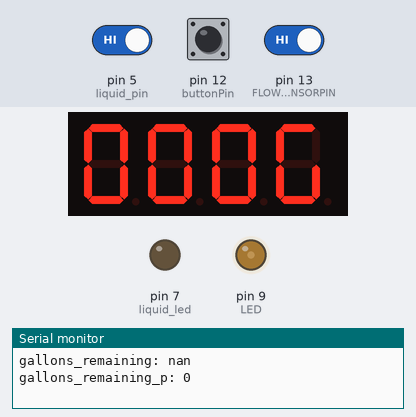
Bench run of a sketch on a simulated Arduino Uno, built with avr-gcc and run on an emulated ATmega328P. Shown: 4-digit seven-segment display, output pins drawn as LEDs (lit = HIGH), the last lines printed to the serial monitor. Inputs (shaded band) come from the test bench; at power-on: pin 12 (buttonPin) HIGH, pin 5 (liquid_pin) HIGH, pin 13 (FLOWSENSORPIN) HIGH. EEPROM starts erased.

Above: at 1.6 s.
1.7 s: pin 12 (buttonPin) pulled LOW for 3.2 s
At 2.4 s:
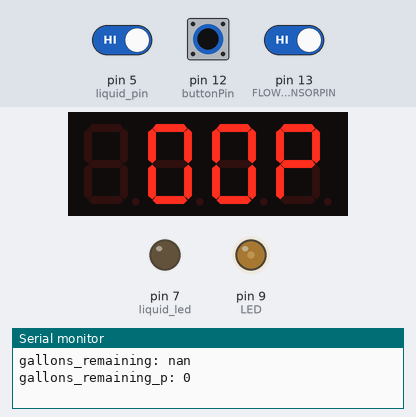
6.4 s: pin 5 (liquid_pin) driven LOW
At 7.6 s:
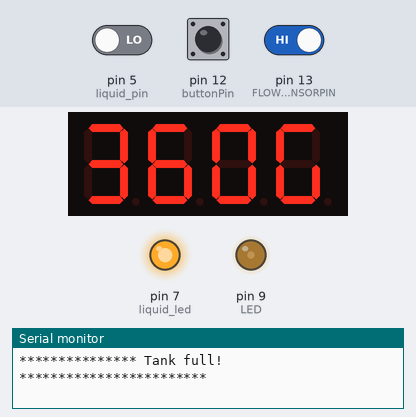
7.9 s: pin 12 (buttonPin) pulled LOW for 0.15 s
At 8.3 s:
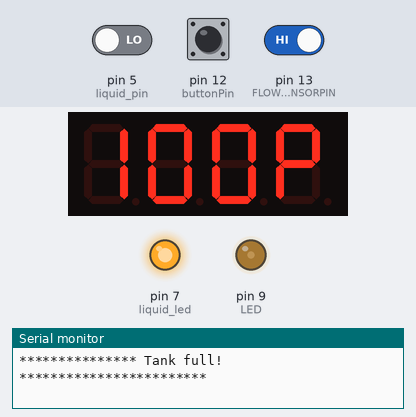
9.5 s: pin 12 (buttonPin) pulled LOW for 1 s
At 10.8 s:
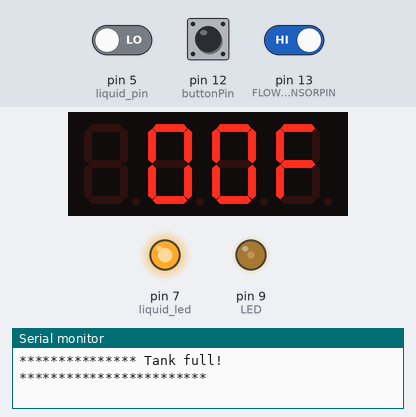
12.0 s: pin 12 (buttonPin) pulled LOW for 0.15 s
At 12.7 s:
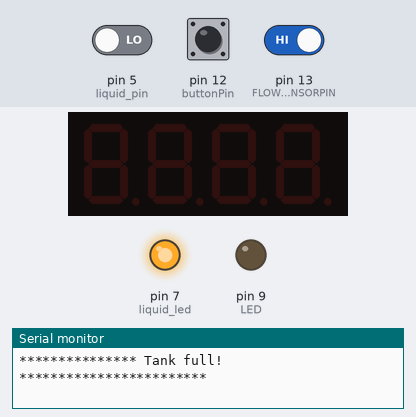
13.6 s: pin 5 (liquid_pin) driven HIGH
At 14.3 s:
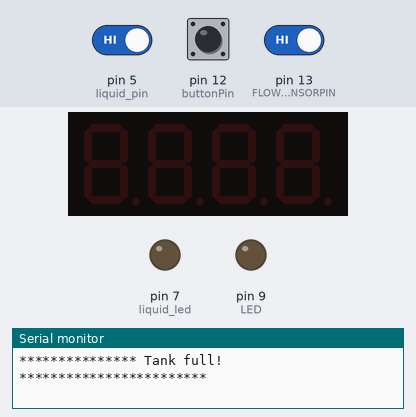
Timing chart, 0 to 16.1 s (numbered marks = the images above; inputs shaded):
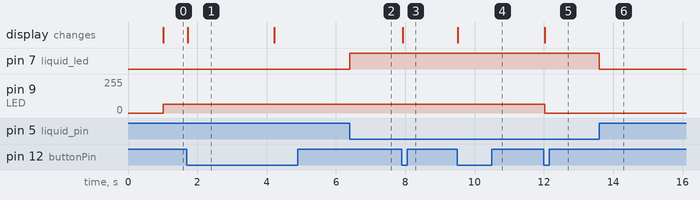

Measured:
- after the input at 1.7 s, the display: changes at once (image 1)
- after the input at 6.4 s, pin 7 (liquid_led): LOW → HIGH at once
- after the input at 7.9 s, the display: changes at once (image 3)
- after the input at 9.5 s, the display: changes at once (image 4)
- after the input at 12.0 s, pin 9 (LED): 64/255 → 0/255 at once; the display: changes at once (image 5)
- after the input at 13.6 s, pin 7 (liquid_led): HIGH → LOW at once
- what the display in image 1 shows lasts 2.5 s, from 1.7 s to 4.2 s

The sketch:

Tank_Level.ino
```cpp
#include <TM1637Display.h>
#include <EEPROM.h>
#include <Arduino.h>
#include <TM1637Display.h>

// USER SET PARAMETERS
float calibration = .8; // set this to calibrate: actual flow = measured flow * calibration
float tank_capacity = 36.0; // capacity of the water tank in gallons
int button_brightness = 64; // how bright the button LED is, 0-255
int displayBrightness = 7; // how bright the display is, 0-7

// timer variables:
long hack;
long hack_button;
long hack_display;
long hack_debug;
long hack_flow;
long hack_full;
long hack_stored;

// liquid sensor
int liquid_pin = 5;  // green wire; red is +, blue is -
int liquidState = 0;
int liquid_led = 7;  // the pin of the indicator LED; turns on when it's full

// button variables
int buttonPin = 12;
int buttonValue;
int display_type = 1; // 0 = blank, 1 = gallons remaining, 2 = flow rate
int LED = 9; // for the light in the button
int brightness;
bool display_on;
bool button_pressed;

/// *** from adafruit's basic script for flowmeter, each pulse is ~ 2.25 milliliters *** ///
#define FLOWSENSORPIN   13     // paddlewheel pin
volatile uint16_t pulses = 0;
volatile uint8_t lastflowpinstate;
volatile uint32_t lastflowratetimer = 0;
volatile float flowrate;
float pulse_old = 0;
float pulse_new = 0;
float flow;
float gallons_remaining = tank_capacity;
int gallons_remaining_p = 100;
SIGNAL(TIMER0_COMPA_vect) {
  uint8_t x = digitalRead(FLOWSENSORPIN);
  if (x == lastflowpinstate) {
    lastflowratetimer++;
    return;
  }
  if (x == HIGH) {
    pulses++;
  }
  lastflowpinstate = x;
  flowrate = 1000.0;
  flowrate /= lastflowratetimer;
  lastflowratetimer = 0;
}
void useInterrupt(boolean v) {
  if (v) {
    OCR0A = 0xAF;
    TIMSK0 |= _BV(OCIE0A);
  } else {
    TIMSK0 &= ~_BV(OCIE0A);
  }
}
/// *** end adafruit's flow sensor script *** ///

// 7 segment display variables:
#define CLK 2
#define DIO 3
TM1637Display display(CLK, DIO);
uint8_t data[] = { 0xff, 0xff, 0xff, 0xff };
uint8_t d = SEG_B | SEG_C | SEG_D | SEG_E | SEG_G;
uint8_t F = SEG_A | SEG_E | SEG_F | SEG_G;
uint8_t G = SEG_A | SEG_C | SEG_D | SEG_E | SEG_F;
uint8_t P = SEG_A | SEG_B | SEG_E | SEG_F | SEG_G;
uint8_t r = SEG_E | SEG_G;
int one;
int two;
int three;
uint8_t four;

// eePROM variables:
int eeAddress = 0;
boolean stored = true;
boolean firstrun = true;

void setup() {

   // Set up Serial for debugging purposes
   Serial.begin(9600);

   // read from the eeProm
   EEPROM.get(eeAddress, gallons_remaining);
   gallons_remaining_p = ((gallons_remaining / tank_capacity) * 100) + .5;
   Serial.println("********** Initial read from eeProm ************** ");
   Serial.print("gallons_remaining: "); Serial.println(gallons_remaining);
   Serial.print("gallons_remaining_p: "); Serial.println(gallons_remaining_p);

   // for the display
   display.clear();
   display.setBrightness(displayBrightness);
   display_on = true;

   // for the flow sensor
   pinMode(FLOWSENSORPIN, INPUT);
   digitalWrite(FLOWSENSORPIN, HIGH);
   lastflowpinstate = digitalRead(FLOWSENSORPIN);
   useInterrupt(true);

   // for the button
   pinMode(buttonPin, INPUT_PULLUP);
   pinMode(LED, OUTPUT);

   // for the liquid level sensor
   pinMode(liquid_led, OUTPUT);
   pinMode(liquid_pin, INPUT);
}

void loop()
{

  // establish the current hack (in milliseconds from script initiation)
  hack = millis();

  // ************************ LIQUID LEVEL SENSOR ************************ //
  liquidState = digitalRead(liquid_pin);

  // if it's HIGH, it's dry
  if (liquidState == LOW) {
    digitalWrite(liquid_led, HIGH);
  }
  else {
    digitalWrite(liquid_led, LOW);
  }
  // ************************ END LIQUID LEVEL SENSOR ************************ //

  // ************************ FLOW SENSOR ************************ //
  pulse_new = pulses * calibration;

  // if the new pulses are different than the previous, and it's been more than a second since the last update
  if (pulse_new > pulse_old && hack - hack_flow > 1000) {
    hack_flow = hack;
    hack_button = hack;
    display_on = true;
    stored = false;

    // how much has flowed since the last run (1 pulse = 2.25 ml)
    flow = (pulse_new - pulse_old) * .000594 ; // flow = how many gallons have flowed since last run (in gal/1 sec) pulse
    gallons_remaining = gallons_remaining - flow;
    if (gallons_remaining < 0) {
      gallons_remaining = 0;
    }
    gallons_remaining_p = ((gallons_remaining / tank_capacity) * 100) + .5;
    pulse_old = pulse_new;
  }
  // ************************ END FLOW SENSOR ************************ //

  // ************************ BUTTON ************************ //
  buttonValue = digitalRead(buttonPin);

  // if it's low, button is pressed
  if (buttonValue == LOW){

    // if the button wasn't pressed before, but is now:
    if (button_pressed == false) {

      hack_button = hack;
      button_pressed = true;

      // if the display is already on, simply cycle the display type
      if (display_on == true) {
        display_type += 1;
        if (display_type == 4) {
          display_type = 0;
        }
        hack_display -= 1000; //this simply triggers an immediate update in the display portion below
      }
      // if the display is off and the button is pressed, display the last data and turn it on
      else {
        display_on = true;
        hack_display -= 1000; // this simply triggers an immediate update in the display portion below
      }
    }

    // if the button has been held for 2.5 seconds, set tank full and change display to show gallons remaining
    if (hack - hack_button > 2500) {
      gallons_remaining = tank_capacity;
      gallons_remaining_p = 100;
      display_type = 1;
      display_on = true;
      hack_display -= 1000;
      stored = false;
      Serial.println("*************** Tank full! ************************");
    }
   }
   // if the button is not pressed
   else {
    button_pressed = false;
   }
  // ************************ END BUTTON ************************ //

  // ************************ DISPLAY ************************ //
  // gallons remaining
  if (display_type == 1) {
    one = gallons_remaining/10;
    two = gallons_remaining - (one * 10);
    three = (gallons_remaining * 10) - (one * 100) - (two * 10);
    four = SEG_A | SEG_C | SEG_D | SEG_E | SEG_F; // G
    data[0] = display.encodeDigit(one);
    data[1] = display.encodeDigit(two);
    data[2] = display.encodeDigit(three);
    data[3] = four;
    if (gallons_remaining < 10) {
      one = 0x00;
      two = gallons_remaining;
      three = (gallons_remaining * 10) - (two * 10);
      data[0] = one;
      data[1] = display.encodeDigit(two);
      data[2] = display.encodeDigit(three);
    }
    brightness = button_brightness;
  }

  // percent water remaining
  if (display_type == 2) {
    brightness = button_brightness;
    if (gallons_remaining_p == 100) {
      one = 1;
      two = 0;
      three = 0;
      four = P;
      data[0] = display.encodeDigit(one);
      data[1] = display.encodeDigit(two);
      data[2] = display.encodeDigit(three);
      data[3] = four;
    }
    else {
      one = 0x00;
      two = (gallons_remaining_p / 10);
      three = gallons_remaining_p - (two * 10);
      four = P;
      data[0] = one;
      data[1] = display.encodeDigit(two);
      data[2] = display.encodeDigit(three);
      data[3] = four;
    }
  }

  // current flow
  if (display_type == 3) {
    one = 0x00;
    two = flow * 60;
    three = ((flow * 60)  * 10) - (two * 10);
    four = SEG_A | SEG_E | SEG_F | SEG_G; // F
    data[0] = one;
    data[1] = display.encodeDigit(two);
    data[2] = display.encodeDigit(three);
    data[3] = four;
    brightness = button_brightness;
  }

  // update the display every second
  if (hack - hack_display >= 1000) {

    hack_display = hack;

    // if the display is supposed to be on:
    if (display_on == true) {
      // if display type is 0, turn it off; otherwise display the data
      if (display_type == 0) {
        display.clear();
        analogWrite(LED, 0);
      }
      else {
        display.setSegments(data);
        analogWrite(LED, button_brightness);
      }
    }
  }

  // if it's been more than 15 seconds from when the button was pushed, turn the display and arcade button off
  if (hack - hack_button > 15000) {
    display.clear();
    analogWrite(LED, 0);
    display_on = false;
  }
  // ************************ end display ************************ //

  // ************************ EEPROM ************************ //
  // if stored = false (from flow or button push) and it's been more than 15 seconds since last flow
  if (hack - hack_flow > 15000 && stored == false){
    EEPROM.put(eeAddress, gallons_remaining);
    stored = true;
    flow = 0;
    Serial.println("********** Saved to EEPROM! **********");
  }
  // ************************ END EEPROM ************************ //

}
```
